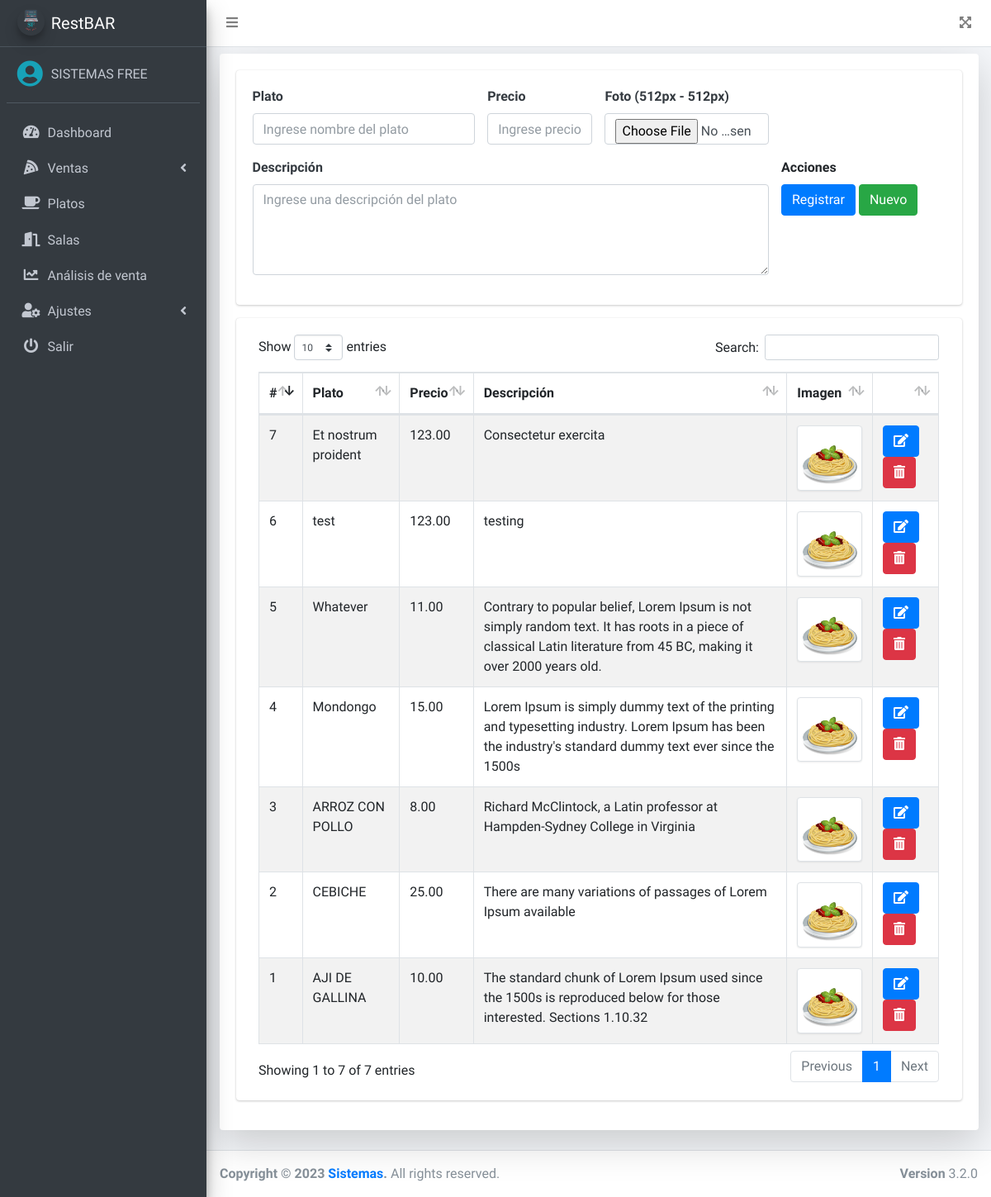
Screenshot of /src/platos.php (signed in) with the database file from the repository.
### tables this page shows
CREATE TABLE `platos` (
  `id` int(11) NOT NULL,
  `nombre` varchar(200) NOT NULL,
  `precio` decimal(10,2) NOT NULL,
  `imagen` varchar(100) DEFAULT NULL,
  `fecha` timestamp NULL DEFAULT NULL,
  `estado` int(11) NOT NULL DEFAULT 1,
  `descripcion` varchar(300) NOT NULL
);

### src/platos.php (the view, shortened to what this page needs)
<?php
if ($_SESSION['rol'] == 1 || $_SESSION['rol'] == 2) {
    include_once "includes/header.php";
?>
    <div class="card shadow-lg">
        <div class="card-body">
            <div class="row">
                <div class="col-md-12">
                    <div class="card">
                        <div class="card-body">
                            <form action="" method="post" autocomplete="off" id="formulario" enctype="multipart/form-data">
                                <div class="row">
                                    <div class="col-md-4">
                                        <div class="form-group">
                                            <label for="plato" class=" text-dark font-weight-bold">Plato</label>
                                            <input type="text" placeholder="Ingrese nombre del plato" name="plato" id="plato" class="form-control">
                                        </div>
                                    </div>
                                    <div class="col-md-2">
                                        <div class="form-group">
                                            <label for="precio" class=" text-dark font-weight-bold">Precio</label>
                                            <input type="text" placeholder="Ingrese precio" class="form-control" name="precio" id="precio">
                                        </div>
                                    </div>
                                    <div class="col-md-3">
                                        <div class="form-group">
                                            <label for="precio" class=" text-dark font-weight-bold">Foto (512px - 512px)</label>
                                            <input type="file" class="form-control" name="foto" id="foto">
                                        </div>
                                    </div>
                                </div>
                                <div class="row">
                                    <div class="col-md-9">
                                        <div class="form-group">
                                            <label for="" class="text-dark font-weight-bold">Descripción</label> <br>
                                            <textarea name="descripcion" id="descripcion" placeholder="Ingrese una descripción del plato" class="form-control" rows="4" style="overflow: auto;"></textarea>
                                        </div>
                                    </div>
                                    <div class="col-md-3 form-group">
                                        <label for="">Acciones</label> <br>
                                        <input type="submit" value="Registrar" class="btn btn-primary" id="btnAccion">
                                        <input type="button" value="Nuevo" onclick="limpiar()" class="btn btn-success" id="btnNuevo">
                                    </div>
                                </div>
                            </form>
                        </div>
                    </div>
                </div>
            </div>
            <div class="card">
                <div class="card-body">
                    <div class="col-md-12">
                        <div class="table-responsive">
                            <table class="table table-striped table-bordered" id="tbl">
                                <thead>
                                    <tr>
                                        <th>#</th>
                                        <th>Plato</th>
                                        <th>Precio</th>
                                        <th>Descripción</th>
                                        <th>Imagen</th>
                                        <th></th>
                                    </tr>
                                </thead>
                                <tbody>
                                    <?php
                                    include "../conexion.php";
                                    $query = mysqli_query($conexion, "SELECT * FROM platos WHERE estado = 1");
                                    $result = mysqli_num_rows($query);
                                    if ($result > 0) {
                                        while ($data = mysqli_fetch_assoc($query)) { ?>
                                            <tr>
                                                <td><?php echo $data['id']; ?></td>
                                                <td><?php echo $data['nombre']; ?></td>
                                                <td><?php echo $data['precio']; ?></td>
                                                <td><?php echo $data['descripcion']; ?></td>
                                                <td><img class="img-thumbnail" src="<?php echo ($data['imagen'] == null) ? '../assets/img/default.png' : $data['imagen']; ?>" alt="" width="100"></td>
                                                <td>
                                                    <a href="#" onclick="editarPlato(<?php echo $data['id']; ?>)" class="btn btn-primary"><i class='fas fa-edit'></i></a>
                                                    <form action="eliminar.php?id=<?php echo $data['id']; ?>&accion=platos" method="post" class="confirmar d-inline">
                                                        <button class="btn btn-danger" type="submit"><i class='fas fa-trash-alt'></i> </button>
                                                    </form>
                                                </td>
                                            </tr>
                                    <?php }
                                    } ?>
                                </tbody>
                            </table>
                        </div>
                    </div>
                </div>
            </div>
        </div>
    </div>
<?php include_once "includes/footer.php";
} else {
    header('Location: permisos.php');
}
?>

### rows the page displays
platos: id "1", nombre "AJI DE GALLINA", precio "10.00", descripcion "The standard chunk of Lorem Ipsum used since the 1500s is reproduced below for those interested. Sections 1.10.32"
platos: id "2", nombre "CEBICHE", precio "25.00", descripcion "There are many variations of passages of Lorem Ipsum available"
platos: id "3", nombre "ARROZ CON POLLO", precio "8.00", descripcion "Richard McClintock, a Latin professor at Hampden-Sydney College in Virginia"
platos: id "4", nombre "Mondongo", precio "15.00", descripcion "Lorem Ipsum is simply dummy text of the printing and typesetting industry. Lorem Ipsum has been the industry's standard dummy text ever since the 1500s"
platos: id "5", nombre "Whatever", precio "11.00", descripcion "Contrary to popular belief, Lorem Ipsum is not simply random text. It has roots in a piece of classical Latin literature from 45 BC, making it over 2000 years old."
platos: id "6", nombre "test", precio "123.00", descripcion "testing"
platos: id "7", nombre "Et nostrum proident", precio "123.00", descripcion "Consectetur exercita"

### other values shown
$_SESSION['nombre'] "SISTEMAS FREE"
